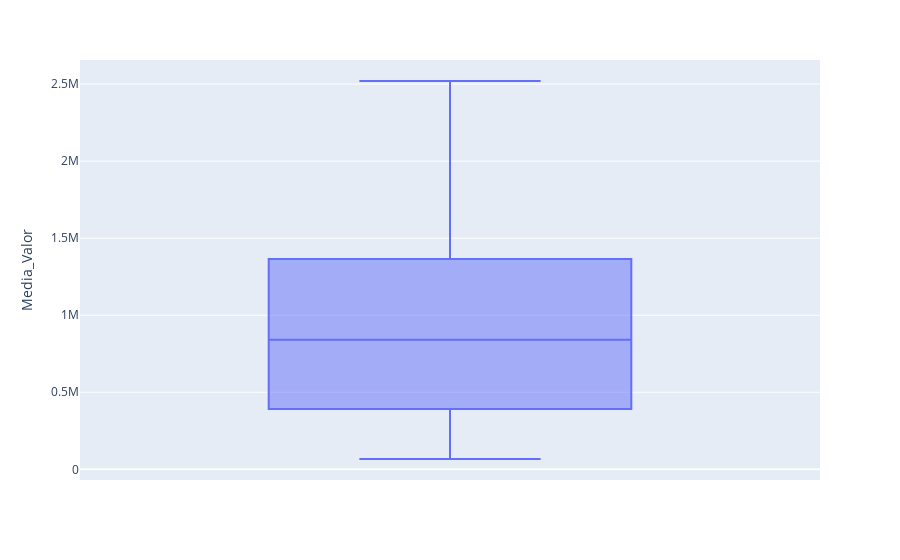

Notebook code for this chart:
### Code cell
boxplot = px.box(df, y="Media_Valor")
boxplot.show()

### Figure 1 — Plotly figure (JSON) as saved in the notebook; plotly's stock layout.template omitted (floating-point values rounded to 4 significant figures; data arrays with more than 128 entries replaced by an {"elided": "..."} marker saying what was removed)
{"data": [{"alignmentgroup": "True", "hovertemplate": "Media_Valor=%{y}<extra></extra>", "legendgroup": "", "marker": {"color": "#636efa"}, "name": "", "notched": false, "offsetgroup": "", "orientation": "v", "showlegend": false, "type": "box", "x0": " ", "xaxis": "x", "y": {"elided": "200 int values"}, "y0": " ", "yaxis": "y"}], "layout": {"boxmode": "group", "legend": {"tracegroupgap": 0}, "margin": {"t": 60}, "xaxis": {"anchor": "y", "domain": [0, 1]}, "yaxis": {"anchor": "x", "domain": [0, 1], "title": {"text": "Media_Valor"}}}}
